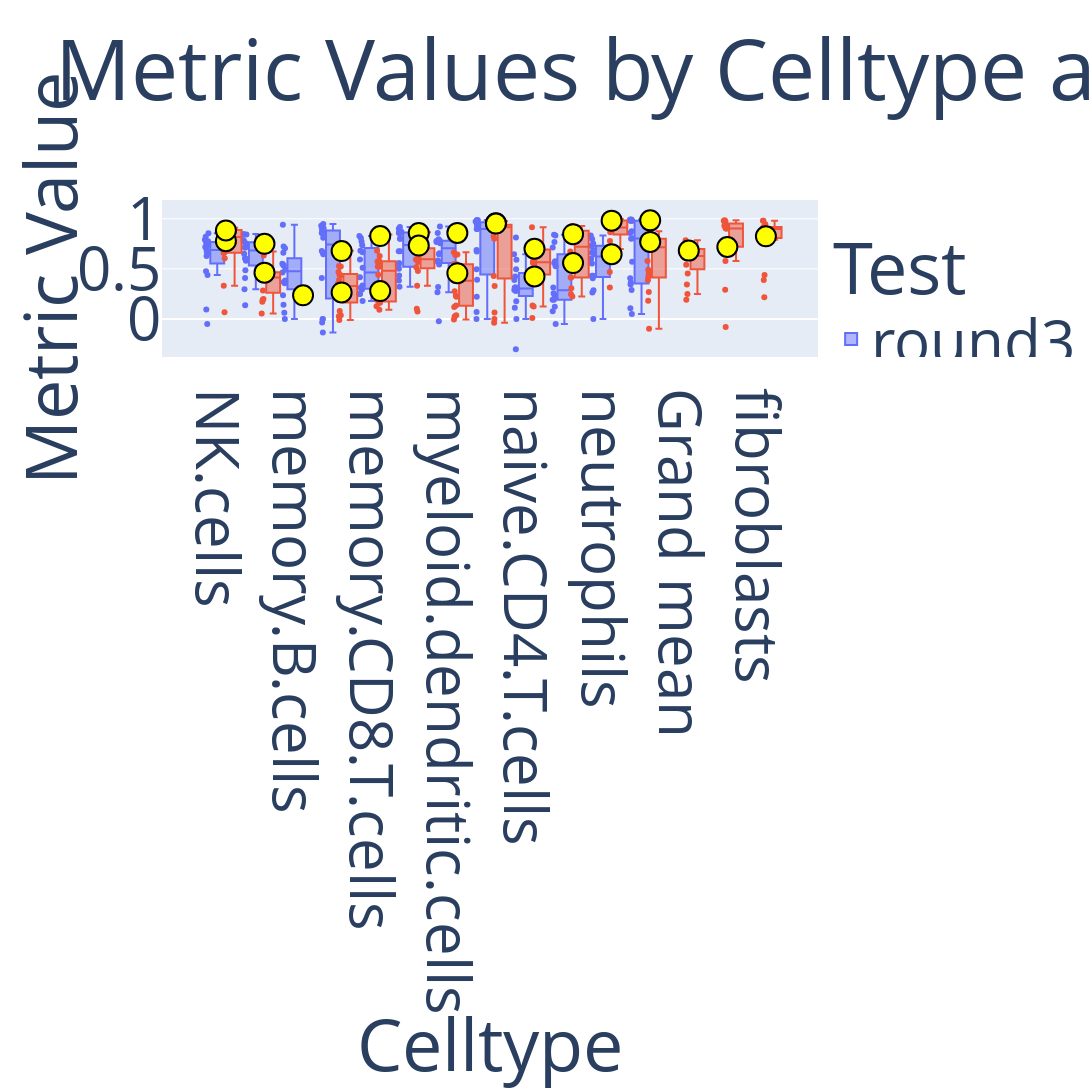

Write notebook code for a chart like this one.
### Code cell
import pandas as pd
import plotly.express as px
import plotly.graph_objects as go
import plotly.io as pio


# Load and prepare the first DataFrame
df1 = pd.read_csv('./r3-fine.csv')
df1 = df1[df1.is_latest & (df1.metric == 'pearson')]
# Select only numeric columns for aggregation, excluding 'submitter' and 'celltype' from the mean calculation
numeric_cols = df1.select_dtypes(include=['number']).columns.tolist()
# Make sure to include 'submitter' and 'celltype' for grouping
grouping_cols = ['submitter', 'celltype']
# Group by 'submitter' and 'celltype', then calculate mean only for numeric columns
df1 = df1.groupby(grouping_cols, as_index=False)[numeric_cols].mean()
df1['Test'] = 'round3'

# Load and prepare the second DataFrame
df2 = pd.read_csv('./r4-fine.csv')
df2 = df2[df2.is_latest & (df2.metric == 'pearson')]
# Select only numeric columns for aggregation, excluding 'submitter' and 'celltype' from the mean calculation
numeric_cols = df2.select_dtypes(include=['number']).columns.tolist()
# Make sure to include 'submitter' and 'celltype' for grouping
grouping_cols = ['submitter', 'celltype']
# Group by 'submitter' and 'celltype', then calculate mean only for numeric columns
df2 = df2.groupby(grouping_cols, as_index=False)[numeric_cols].mean()
df2['Test'] = 'round4'

# Combine the DataFrames
df_combined = pd.concat([df1, df2])

# Initialize the figure
#fig = go.Figure()
# Assuming df_combined is your prepared DataFrame
fig = px.box(df_combined, y='metric_value', x='celltype', color='Test',
             hover_name='submitter', points='all', height=2000, width=6000, #2000, 6000
             category_orders={"Test": ["round3", "round4"]})
#fig.update_layout(font=dict(size=24), height=1000, width=2500)

# Track whether the D3Team legend item has been added
d3team_legend_added = False

# Highlight 'D3Team'
for test in df_combined['Test'].unique():
    for celltype in df_combined['celltype'].unique():
        df_d3team = df_combined[(df_combined['Test'] == test) & (df_combined['celltype'] == celltype) & (df_combined['submitter'] == 'D3Team')]
        if not df_d3team.empty:
            fig.add_trace(go.Scatter(
                y=df_d3team['metric_value'],
                x=df_d3team['celltype'],
                name=f"YADA",
                mode='markers',
                marker=dict(
                    color='yellow',  # A bright color for high visibility
                    size=20,  # Larger size to stand out
                    line=dict(
                        color='black',  # Add a border to increase visibility
                        width=2
                    )
                ),
                hoverinfo='y+name',
                showlegend=not d3team_legend_added  # Only show legend for the first D3Team scatter trace
            ))
            d3team_legend_added = True  # Ensure legend is not added for subsequent D3Team traces

# Update layout
fig.update_layout(
    title="Metric Values by Celltype and Test",
    xaxis=dict(title="Celltype", type='category'),
    yaxis_title="Metric Value",
    margin=dict(t=200),  # Increase top margin
    font=dict(size=60),
    boxmode='group',  # Group boxes together by celltype
    boxgap=0.1,  # Decrease for narrower gaps between boxes
    boxgroupgap=0.2  # Decrease for narrower gaps between groups of boxes
)

fig.show()

### Figure 1 — Plotly figure (JSON) as saved in the notebook; plotly's stock layout.template omitted (floating-point values rounded to 4 significant figures; data arrays with more than 128 entries replaced by an {"elided": "..."} marker saying what was removed)
{"data": [{"alignmentgroup": "True", "boxpoints": "all", "hovertemplate": "<b>%{hovertext}</b><br><br>Test=round3<br>celltype=%{x}<br>metric_value=%{y}<extra></extra>", "hovertext": {"elided": "192 str values"}, "legendgroup": "round3", "marker": {"color": "#636efa"}, "name": "round3", "notched": false, "offsetgroup": "round3", "orientation": "v", "showlegend": true, "type": "box", "x": {"elided": "192 str values"}, "x0": " ", "xaxis": "x", "y": {"elided": "192 float values"}, "y0": " ", "yaxis": "y"}, {"alignmentgroup": "True", "boxpoints": "all", "hovertemplate": "<b>%{hovertext}</b><br><br>Test=round4<br>celltype=%{x}<br>metric_value=%{y}<extra></extra>", "hovertext": {"elided": "238 str values"}, "legendgroup": "round4", "marker": {"color": "#EF553B"}, "name": "round4", "notched": false, "offsetgroup": "round4", "orientation": "v", "showlegend": true, "type": "box", "x": {"elided": "238 str values"}, "x0": " ", "xaxis": "x", "y": {"elided": "238 float values"}, "y0": " ", "yaxis": "y"}, {"hoverinfo": "y+name", "marker": {"color": "yellow", "line": {"color": "black", "width": 2}, "size": 20}, "mode": "markers", "name": "YADA", "showlegend": true, "type": "scatter", "x": ["NK.cells"], "y": [0.7762]}, {"hoverinfo": "y+name", "marker": {"color": "yellow", "line": {"color": "black", "width": 2}, "size": 20}, "mode": "markers", "name": "YADA", "showlegend": false, "type": "scatter", "x": ["macrophages"], "y": [0.75]}, {"hoverinfo": "y+name", "marker": {"color": "yellow", "line": {"color": "black", "width": 2}, "size": 20}, "mode": "markers", "name": "YADA", "showlegend": false, "type": "scatter", "x": ["memory.B.cells"], "y": [0.236]}, {"hoverinfo": "y+name", "marker": {"color": "yellow", "line": {"color": "black", "width": 2}, "size": 20}, "mode": "markers", "name": "YADA", "showlegend": false, "type": "scatter", "x": ["memory.CD4.T.cells"], "y": [0.678]}, {"hoverinfo": "y+name", "marker": {"color": "yellow", "line": {"color": "black", "width": 2}, "size": 20}, "mode": "markers", "name": "YADA", "showlegend": false, "type": "scatter", "x": ["memory.CD8.T.cells"], "y": [0.8275]}, {"hoverinfo": "y+name", "marker": {"color": "yellow", "line": {"color": "black", "width": 2}, "size": 20}, "mode": "markers", "name": "YADA", "showlegend": false, "type": "scatter", "x": ["monocytes"], "y": [0.8578]}, {"hoverinfo": "y+name", "marker": {"color": "yellow", "line": {"color": "black", "width": 2}, "size": 20}, "mode": "markers", "name": "YADA", "showlegend": false, "type": "scatter", "x": ["myeloid.dendritic.cells"], "y": [0.8588]}, {"hoverinfo": "y+name", "marker": {"color": "yellow", "line": {"color": "black", "width": 2}, "size": 20}, "mode": "markers", "name": "YADA", "showlegend": false, "type": "scatter", "x": ["naive.B.cells"], "y": [0.956]}, {"hoverinfo": "y+name", "marker": {"color": "yellow", "line": {"color": "black", "width": 2}, "size": 20}, "mode": "markers", "name": "YADA", "showlegend": false, "type": "scatter", "x": ["naive.CD4.T.cells"], "y": [0.424]}, {"hoverinfo": "y+name", "marker": {"color": "yellow", "line": {"color": "black", "width": 2}, "size": 20}, "mode": "markers", "name": "YADA", "showlegend": false, "type": "scatter", "x": ["naive.CD8.T.cells"], "y": [0.558]}, {"hoverinfo": "y+name", "marker": {"color": "yellow", "line": {"color": "black", "width": 2}, "size": 20}, "mode": "markers", "name": "YADA", "showlegend": false, "type": "scatter", "x": ["neutrophils"], "y": [0.6458]}, {"hoverinfo": "y+name", "marker": {"color": "yellow", "line": {"color": "black", "width": 2}, "size": 20}, "mode": "markers", "name": "YADA", "showlegend": false, "type": "scatter", "x": ["regulatory.T.cells"], "y": [0.984]}, {"hoverinfo": "y+name", "marker": {"color": "yellow", "line": {"color": "black", "width": 2}, "size": 20}, "mode": "markers", "name": "YADA", "showlegend": false, "type": "scatter", "x": ["NK.cells"], "y": [0.8833]}, {"hoverinfo": "y+name", "marker": {"color": "yellow", "line": {"color": "black", "width": 2}, "size": 20}, "mode": "markers", "name": "YADA", "showlegend": false, "type": "scatter", "x": ["macrophages"], "y": [0.4623]}, {"hoverinfo": "y+name", "marker": {"color": "yellow", "line": {"color": "black", "width": 2}, "size": 20}, "mode": "markers", "name": "YADA", "showlegend": false, "type": "scatter", "x": ["memory.CD4.T.cells"], "y": [0.2644]}, {"hoverinfo": "y+name", "marker": {"color": "yellow", "line": {"color": "black", "width": 2}, "size": 20}, "mode": "markers", "name": "YADA", "showlegend": false, "type": "scatter", "x": ["memory.CD8.T.cells"], "y": [0.2789]}, {"hoverinfo": "y+name", "marker": {"color": "yellow", "line": {"color": "black", "width": 2}, "size": 20}, "mode": "markers", "name": "YADA", "showlegend": false, "type": "scatter", "x": ["monocytes"], "y": [0.7329]}, {"hoverinfo": "y+name", "marker": {"color": "yellow", "line": {"color": "black", "width": 2}, "size": 20}, "mode": "markers", "name": "YADA", "showlegend": false, "type": "scatter", "x": ["myeloid.dendritic.cells"], "y": [0.4569]}, {"hoverinfo": "y+name", "marker": {"color": "yellow", "line": {"color": "black", "width": 2}, "size": 20}, "mode": "markers", "name": "YADA", "showlegend": false, "type": "scatter", "x": ["naive.B.cells"], "y": [0.9519]}, {"hoverinfo": "y+name", "marker": {"color": "yellow", "line": {"color": "black", "width": 2}, "size": 20}, "mode": "markers", "name": "YADA", "showlegend": false, "type": "scatter", "x": ["naive.CD4.T.cells"], "y": [0.7006]}, {"hoverinfo": "y+name", "marker": {"color": "yellow", "line": {"color": "black", "width": 2}, "size": 20}, "mode": "markers", "name": "YADA", "showlegend": false, "type": "scatter", "x": ["naive.CD8.T.cells"], "y": [0.8458]}, {"hoverinfo": "y+name", "marker": {"color": "yellow", "line": {"color": "black", "width": 2}, "size": 20}, "mode": "markers", "name": "YADA", "showlegend": false, "type": "scatter", "x": ["neutrophils"], "y": [0.9812]}, {"hoverinfo": "y+name", "marker": {"color": "yellow", "line": {"color": "black", "width": 2}, "size": 20}, "mode": "markers", "name": "YADA", "showlegend": false, "type": "scatter", "x": ["regulatory.T.cells"], "y": [0.7691]}, {"hoverinfo": "y+name", "marker": {"color": "yellow", "line": {"color": "black", "width": 2}, "size": 20}, "mode": "markers", "name": "YADA", "showlegend": false, "type": "scatter", "x": ["Grand mean"], "y": [0.682]}, {"hoverinfo": "y+name", "marker": {"color": "yellow", "line": {"color": "black", "width": 2}, "size": 20}, "mode": "markers", "name": "YADA", "showlegend": false, "type": "scatter", "x": ["endothelial.cells"], "y": [0.718]}, {"hoverinfo": "y+name", "marker": {"color": "yellow", "line": {"color": "black", "width": 2}, "size": 20}, "mode": "markers", "name": "YADA", "showlegend": false, "type": "scatter", "x": ["fibroblasts"], "y": [0.8251]}], "layout": {"boxgap": 0.1, "boxgroupgap": 0.2, "boxmode": "group", "font": {"size": 60}, "height": 2000, "legend": {"title": {"text": "Test"}, "tracegroupgap": 0}, "margin": {"t": 200}, "title": {"text": "Metric Values by Celltype and Test"}, "width": 6000, "xaxis": {"anchor": "y", "domain": [0, 1], "title": {"text": "Celltype"}, "type": "category"}, "yaxis": {"anchor": "x", "domain": [0, 1], "title": {"text": "Metric Value"}}}}
